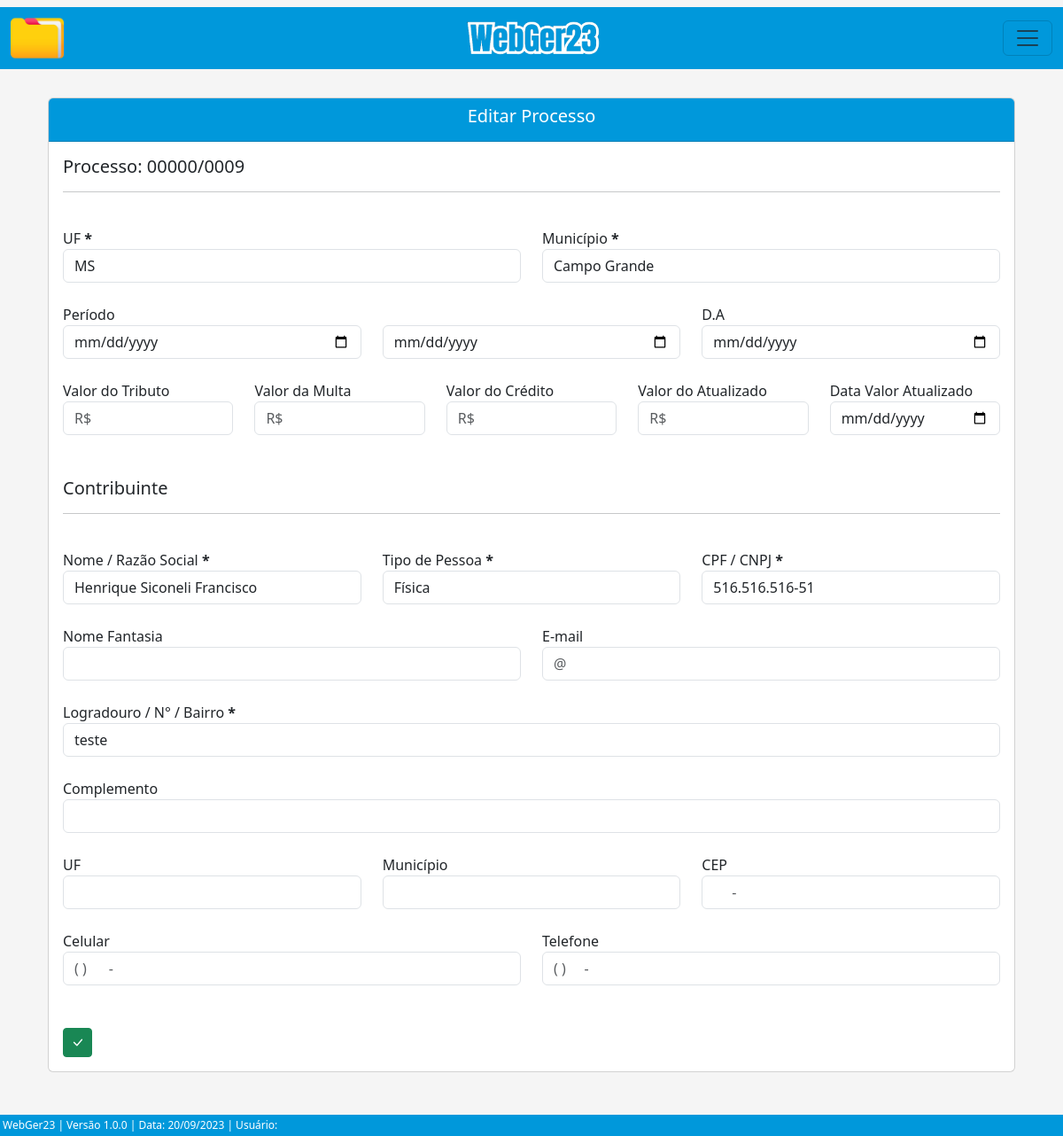
/editar/processo-adm/30/, run on the app's committed database.
### processo/models.py (models this page shows, shortened)
class Base(models.Model): # Classe base, será herdada pelas outras classes
    data_criacao = models.DateField('data_criação', auto_now_add=True)
    data_alteracao = models.DateField('Alterado', auto_now=True)
    ativo = models.BooleanField('Ativo?', default=True)
    class Meta:
        abstract = True

class ProcessoAdm(Base):
    tipo_pessoas = (
        ('Física', 'Física'), ('Jurídica', 'Jurídica'),
    )
    criador_processo_adm = models.ForeignKey(get_user_model(), verbose_name='Usuário Criador', on_delete=models.CASCADE) # Usuário que criou o processo, utilizando chave primária com o get_user_model do django, para utilizar o usuário logado automaticamente
    numero = models.CharField(unique=True, verbose_name='N°', max_length=10) # Número do processo
    municipio = models.CharField(max_length=50, verbose_name='Município') # Município
    uf = models.CharField(max_length=2) # UF
    data_inicial = models.DateField(blank=True, null=True) # Data Inicial do Período do processo
    data_final = models.DateField(blank=True, null=True) # Data final do Período do processo
    data_div_ativa = models.DateField(blank=True, null=True) # Data dívida ativa
    valor_atributo = models.CharField(max_length=14, blank=True, null=True)  # Valor do atributo
    valor_multa = models.CharField(max_length=14, blank=True, null=True) # Valor da multa
    valor_credito = models.CharField(max_length=14, blank=True, null=True) # Valor do crédito
    valor_atualizado = models.CharField(max_length=14, blank=True, null=True) # Valor do atualizado
    data_valor_atualizado = models.DateField(blank=True, null=True) # Data valor atualizado
    nome_contribuinte = models.CharField(max_length=50)  # Nome / Razão Social
    tipo_pessoa = models.CharField(max_length=50, choices=tipo_pessoas) # Física / Jurídica
    documento = models.CharField(max_length=20, verbose_name='CPF/CNPJ', unique=True) # CPF / CNPJ
    nome_fantasia = models.CharField(max_length=50, blank=True, null=True) # Nome Fantasia
    email = models.EmailField(max_length=50, blank=True, null=True) # E-mail
    endereco = models.CharField(max_length=150) # Rua
    complemento = models.CharField(max_length=50, blank=True, null=True) # Complemento
    municipio_contribuinte = models.CharField(max_length=50, blank=True, null=True) # Município Contribuinte
    uf_contribuinte = models.CharField(max_length=2, verbose_name='UF', blank=True, null=True) # UF Contribuinte
    cep = models.CharField(max_length=10, blank=True, null=True) # CEP
    telefone = models.CharField(max_length=20, blank=True, null=True) # Telefone
    celular = models.CharField(max_length=20, blank=True, null=True) # Celular

### processo/views.py (the view)
# urls.py: path('editar/processo-adm/<int:pk>/', ProcessoAdmUpdate.as_view(), name='proc-adm-update'),
class ProcessoAdmUpdate(GroupRequiredMixin, UpdateView):
    group_required = u'consultor'
    model = ProcessoAdm
    template_name = 'processos/updates/processo_adm_update.html'
    fields = ['municipio', 'uf', 'data_inicial', 'data_final', 'data_div_ativa', 'valor_atributo', 'valor_multa', 'valor_credito', 'valor_atualizado', 'data_valor_atualizado', 'nome_contribuinte', 'tipo_pessoa', 'documento', 'nome_fantasia', 'email', 'endereco', 'complemento', 'municipio_contribuinte', 'uf_contribuinte', 'cep', 'telefone', 'celular']
    success_url = reverse_lazy('proc-adm-list')
    def get_context_data(self, **kwargs):
        processo_pk = self.kwargs.get('pk') # Pega a PK do processo através da URL
        context = super().get_context_data(**kwargs)
        context['dados_processo'] = ProcessoAdm.objects.filter(pk=processo_pk) # Filtra os dados do processo através da pk
        return context

### processo/templates/processos/updates/processo_adm_update.html (shortened to what this page needs)
{% extends 'index.html' %}
{% load static %}
{% load widget_tweaks %}
{% block conteudo %}
    <div class="container p-4">
        <div class="card">
            <div class="card-header text-white" style="background-color: #0098DB;">
                <h5 style="text-align: center;">Editar Processo</h5>
            </div>
            <div class="card-body">
                <form action="" method="post" enctype="multipart/form-data">
                    {% for atributo in dados_processo %}
                        <h5>Processo: {{ atributo.numero }}</h5>
                    {% endfor %}
                    <hr>
                    <br>
                    <div class="row">
                        <div class="col">
                            <label for="uf">UF <b>*</b></label>
                            {% render_field form.uf class="form-control" id="uf"%}
                        </div>
                        <div class="col">
                            <label for="municipio">Município <b>*</b></label>
                            {% render_field form.municipio class="form-control" id="municipio"%}
                        </div>
                    </div>
                    <br>
                    <div class="row">
                        <div class="col">
                            <label for="data_inicial">Período</label>
                            {% render_field form.data_inicial class="form-control" type="date" id="data_inicial"%}
                        </div>
                        <div class="col">
                            {% render_field form.data_final class="form-control" type="date" id="data_final"%}
                        </div>
                        <div class="col">
                            <label for="data_div_ativa">D.A</label>
                            {% render_field form.data_div_ativa class="form-control" type="date" id="data_div_ativa"%}
                        </div>
                    </div>
                    <br>
                    <div class="row">
                        <div class="col">
                            <label for="valor_atributo">Valor do Tributo</label>
                            {% render_field form.valor_atributo class="mask-money form-control" placeholder="R$"  id="valor_atributo" autocomplete="off"%}
                        </div>
                        <div class="col">
                            <label for="valor_multa">Valor da Multa</label>
                            {% render_field form.valor_multa class="form-control" placeholder="R$" id="valor_multa" autocomplete="off"%}
                        </div>
                        <div class="col">
                            <label for="valor_credito">Valor do Crédito</label>
                            {% render_field form.valor_credito class="form-control" placeholder="R$" id="valor_credito" autocomplete="off"%}
                        </div>
                        <div class="col">
                            <label for="valor_atualizado">Valor do Atualizado</label>
                            {% render_field form.valor_atualizado class="form-control" placeholder="R$" id="valor_atualizado" autocomplete="off"%}
                        </div>
                        <div class="col">
                            <label for="data_valor_atualizado">Data Valor Atualizado</label>
                            {% render_field form.data_valor_atualizado class="form-control" type="date" placeholder="R$" id="data_valor_atualizado"%}
                        </div>
                    </div>
                    <br><br>
                    <h5>Contribuinte</h5>
                    <hr>
                    <br>
                    <div class="row">
                        <div class="col">
                            <label for="nome_contribuinte">Nome / Razão Social <b>*</b></label>
                            {% render_field form.nome_contribuinte class="form-control" id="nome_contribuinte" autocomplete="off"%}
                        </div>
                        <div class="col">
                            <label for="tipo_pessoa">Tipo de Pessoa <b>*</b></label>
                            {% render_field form.tipo_pessoa class="form-control" id="tipo_pessoa" autocomplete="off"%}
                        </div>
                        <div class="col">
                            <label for="documento">CPF / CNPJ <b>*</b></label>
                            {% render_field form.documento class="form-control" id="documento" autocomplete="off"%}
                        </div>
                    </div>
                    <br>
                    <div class="row">
                        <div class="col">
                            <label for="nome_fantasia">Nome Fantasia</label>
                            {% render_field form.nome_fantasia class="form-control" id="nome_fantasia" autocomplete="off"%}
                        </div>
                        <div class="col">
                            <label for="email">E-mail</label>
                            {% render_field form.email class="form-control" placeholder="@" id="email" autocomplete="off" autocomplete="off"%}
                        </div>
                    </div>
                    <br>
                    <div class="row">
                        <div class="col">
                            <label for="endereco">Logradouro / N° / Bairro <b>*</b></label>
                            {% render_field form.endereco class="form-control" id="endereco" autocomplete="off"%}
                        </div>
                    </div>
                    <br>
                    <div class="row">
                        <div class="col">
                            <label for="complemento">Complemento</label>
                            {% render_field form.complemento class="form-control" id="complemento" autocomplete="off"%}
                        </div>
                    </div>
                    <br>
                    <div class="row">
                        <div class="col">
                            <label for="uf_contribuinte">UF</label>
                            {% render_field form.uf_contribuinte class="form-control" id="uf_contribuinte" autocomplete="off"%}
                        </div>
                        <div class="col">
                            <label for="municipio_contribuinte">Município</label>
                            {% render_field form.municipio_contribuinte class="form-control" id="municipio_contribuinte" autocomplete="off"%}
                        </div>
                        <div class="col">
                            <label for="cep">CEP</label>
                            {% render_field form.cep class="form-control" placeholder="     -   " id="cep" autocomplete="off"%}
                        </div>
                    </div>
                    <br>
                    <div class="row">
                        <div class="col">
                            <label for="celular">Celular</label>
                            {% render_field form.celular class="form-control" placeholder="( )      -    " id="celular" autocomplete="off"%}
                        </div>
                        <div class="col">
                            <label for="telefone">Telefone</label>
                            {% render_field form.telefone class="form-control" placeholder="( )     -    " id="telefone" autocomplete="off"%}
                        </div>
                    </div>
                    <br><br>
                    <button type="submit" class="btn btn-success btn-sm"><i class="bi bi-check-lg" style="font-size: 15px;"></i></button>
                </form>
            </div>
        </div>
    </div>
    <br><br>
{% endblock %}

### core/static/css/estilos.css (style rules this page uses)
body { background-color: whitesmoke; margin: 0; padding: 0; display: flex; flex-direction: column; min-height: 100vh; position: relative; }

### data on the page
ProcessoAdm: numero "00000/0009", uf "MS", municipio "Campo Grande", nome_contribuinte "Henrique Siconeli Francisco", tipo_pessoa "Física", documento "516.516.516-51", endereco "teste"
